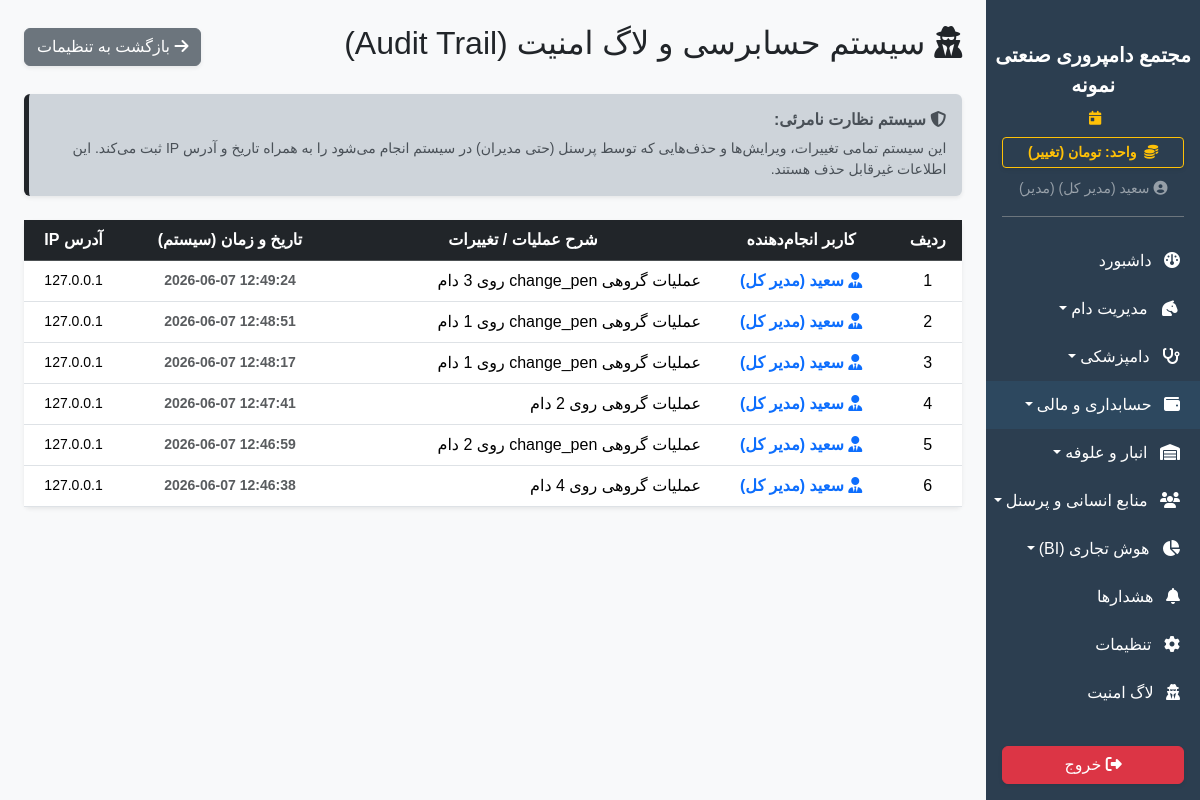
Before: /audit_logs (signed in) with the older database file.
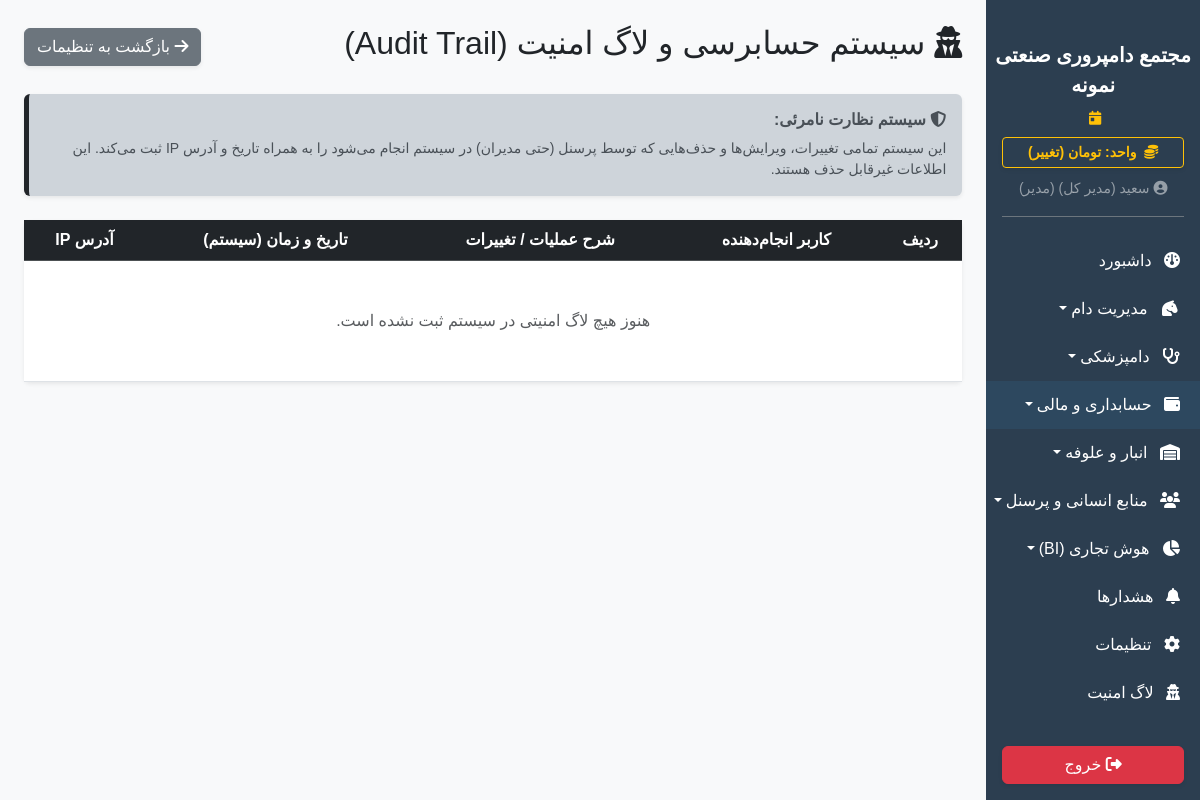
After: the same page with the newer database file.
### app/models.py (models this page shows)
class SystemSetting(db.Model):
    id = db.Column(db.Integer, primary_key=True)
    key = db.Column(db.String(50), unique=True, nullable=False)
    value = db.Column(db.String(255), nullable=False)
    description = db.Column(db.String(255), nullable=True)

class User(UserMixin, db.Model):
    id = db.Column(db.Integer, primary_key=True)
    username = db.Column(db.String(50), unique=True, nullable=False)
    password_hash = db.Column(db.String(255), nullable=False)
    name = db.Column(db.String(100), nullable=False)
    role = db.Column(db.String(20), default='کارگر') # مدیر، دامپزشک، حسابدار، کارگر
    can_view_livestock = db.Column(db.Boolean, default=False)
    can_view_finance = db.Column(db.Boolean, default=False)
    can_view_inventory = db.Column(db.Boolean, default=False)
    can_view_hr = db.Column(db.Boolean, default=False)
    can_view_reports = db.Column(db.Boolean, default=False)
    can_view_settings = db.Column(db.Boolean, default=False)

class AuditLog(db.Model):
    id = db.Column(db.Integer, primary_key=True)
    user_name = db.Column(db.String(100), nullable=False) # چه کسی؟
    action = db.Column(db.String(255), nullable=False) # چه کاری کرد؟ (مثلا: ویرایش وزن پلاک 1024)
    timestamp = db.Column(db.DateTime, default=datetime.utcnow) # چه زمانی؟
    ip_address = db.Column(db.String(50), nullable=True)

### app/blueprints/dashboard.py (the view)
@dashboard_bp.route('/audit_logs')
@login_required
def audit_logs():
    from app.models import AuditLog
    if not current_user.can_view_settings and current_user.role != 'مدیر':
        return redirect(url_for('dashboard.index'))
    target = request.args.get('filter_target')
    query = AuditLog.query
    if target:
        query = query.filter(AuditLog.action.ilike(f"%{target}%"))
    logs = query.order_by(AuditLog.timestamp.desc()).limit(200).all()
    return render_template('dashboard/audit.html', logs=logs)

### app/__init__.py (called while the page is built)
def get_system_setting(key, default):
    from app.models import SystemSetting
    s = SystemSetting.query.filter_by(key=key).first()
    return s.value if s else default

### app/blueprints/dashboard.py (called while the page is built)
@dashboard_bp.app_context_processor
def inject_settings():
    try:
        all_settings = {s.key: s.value for s in SystemSetting.query.all()}
    except:
        all_settings = {}
    return dict(system_settings=all_settings)

### app/templates/dashboard/audit.html
{% extends 'base.html' %}
{% block content %}
<div class="d-flex justify-content-between align-items-center mb-4">
    <h2><i class="fa-solid fa-user-secret text-dark"></i> سیستم حسابرسی و لاگ امنیت (Audit Trail)</h2>
    <a href="{{ url_for('dashboard.settings') }}" class="btn btn-secondary shadow-sm"><i class="fa-solid fa-arrow-right"></i> بازگشت به تنظیمات</a>
</div>
<div class="alert alert-dark border-0 shadow-sm mb-4 border-end border-dark border-5">
    <h6 class="fw-bold"><i class="fa-solid fa-shield-halved"></i> سیستم نظارت نامرئی:</h6>
    <p class="mb-0 small">این سیستم تمامی تغییرات، ویرایش‌ها و حذف‌هایی که توسط پرسنل (حتی مدیران) در سیستم انجام می‌شود را به همراه تاریخ و آدرس IP ثبت می‌کند. این اطلاعات غیرقابل حذف هستند.</p>
</div>
<div class="card border-0 shadow-sm">
    <div class="card-body p-0">
        <div class="table-responsive" style="max-height: 600px; overflow-y: auto;">
            <table class="table table-hover align-middle text-center mb-0">
                <thead class="table-dark" style="position: sticky; top: 0; z-index: 1;">
                    <tr>
                        <th>ردیف</th>
                        <th>کاربر انجام‌دهنده</th>
                        <th>شرح عملیات / تغییرات</th>
                        <th>تاریخ و زمان (سیستم)</th>
                        <th>آدرس IP</th>
                    </tr>
                </thead>
                <tbody>
                    {% for log in logs %}
                    <tr>
                        <td>{{ loop.index }}</td>
                        <td class="fw-bold text-primary"><i class="fa-solid fa-user-tie"></i> {{ log.user_name }}</td>
                        <td class="text-start">{{ log.action }}</td>
                        <td dir="ltr" class="text-muted small fw-bold">{{ log.timestamp.strftime('%Y-%m-%d %H:%M:%S') }}</td>
                        <td dir="ltr" class="small">{{ log.ip_address or 'Localhost' }}</td>
                    </tr>
                    {% else %}
                    <tr><td colspan="5" class="text-center py-5 text-muted">هنوز هیچ لاگ امنیتی در سیستم ثبت نشده است.</td></tr>
                    {% endfor %}
                </tbody>
            </table>
        </div>
    </div>
</div>
{% endblock %}

### app/templates/base.html (shortened to what this page needs)
<!DOCTYPE html>
<html lang="fa" dir="rtl">
<head>
    <link href="https://cdn.jsdelivr.net/gh/rastikerdar/vazirmatn@v33.003/Vazirmatn-font-face.css" rel="stylesheet">
    <link rel="stylesheet" href="https://unpkg.com/persian-datepicker@1.2.0/dist/css/persian-datepicker.min.css">
    <link rel="stylesheet" href="https://cdn.jsdelivr.net/npm/bootstrap@5.3.2/dist/css/bootstrap.rtl.min.css">
    <link rel="stylesheet" href="https://cdnjs.cloudflare.com/ajax/libs/font-awesome/6.4.2/css/all.min.css">
    <link rel="stylesheet" href="{{ url_for('static', filename='css/style.css') }}">
</head>
<body>
    <div class="d-flex" id="wrapper">
        <div class="sidebar-bg d-flex flex-column" id="sidebar-wrapper">
            <div class="sidebar-heading text-center pt-3 pb-2 text-white">
                <div class="fs-5 fw-bold">{{ system_settings.get('farm_name', 'دامداری من') }}</div>
            </div>
            <div class="text-center text-warning small mb-2 px-3">
                <i class="fa-solid fa-calendar-day me-1"></i>
            </div>
            <div class="px-3 mb-2">
                <a href="{{ url_for('dashboard.toggle_currency') }}" class="btn btn-sm btn-outline-warning w-100 fw-bold shadow-sm">
                    <i class="fa-solid fa-coins me-1"></i> واحد: {{ get_system_currency_from_settings() }} (تغییر)
                </a>
            </div>
            <div class="text-center text-white-50 mb-3 pb-3 border-bottom border-secondary mx-3">
                <small><i class="fa-solid fa-circle-user"></i> {% if current_user.is_authenticated %}{{ current_user.name }} ({{ current_user.role }}){% endif %}</small>
            </div>
            <div class="list-group list-group-flush my-1" id="sidebar-accordion" style="overflow-y: auto;">
                <a href="{{ url_for('dashboard.index') }}" class="list-group-item list-group-item-action bg-transparent text-white "><i class="fa-solid fa-gauge me-2"></i> داشبورد</a>
                {% if current_user.is_authenticated %}
                    {% if current_user.can_view_livestock %}
                    <a href="#livestockSubmenu" data-bs-toggle="collapse" class="list-group-item list-group-item-action bg-transparent text-white dropdown-toggle {% if request.blueprint == 'livestock' %}active-sidebar-link{% endif %}"><i class="fa-solid fa-horse-head me-2"></i> مدیریت دام</a>
                    {% if current_user.role in ['مدیر', 'دامپزشک'] %}
                    <a href="#vetSubmenu" data-bs-toggle="collapse" class="list-group-item list-group-item-action bg-transparent text-white dropdown-toggle"><i class="fa-solid fa-stethoscope me-2"></i> دامپزشکی</a>
                    {% endif %}
                    {% endif %}
                    {% if current_user.can_view_finance %}
                    <a href="#financeSubmenu" data-bs-toggle="collapse" class="list-group-item list-group-item-action bg-transparent text-white dropdown-toggle finance-menu-item " ><i class="fa-solid fa-wallet me-2"></i> حسابداری و مالی</a>
                    {% endif %}
                    {% if current_user.can_view_inventory or current_user.role == 'مدیر' %}
                    <a href="#inventorySubmenu" data-bs-toggle="collapse" class="list-group-item list-group-item-action bg-transparent text-white dropdown-toggle {% if request.blueprint == 'inventory' %}active-sidebar-link{% endif %}"><i class="fa-solid fa-warehouse me-2"></i> انبار و علوفه</a>
                    {% endif %}
                    {% if current_user.can_view_hr or current_user.role == 'مدیر' %}
                    <a href="#hrSubmenu" data-bs-toggle="collapse" class="list-group-item list-group-item-action bg-transparent text-white dropdown-toggle {% if request.blueprint == 'hr' %}active-sidebar-link{% endif %}"><i class="fa-solid fa-users me-2"></i> منابع انسانی و پرسنل</a>
                    {% endif %}
                    {% if current_user.can_view_reports or current_user.role == 'مدیر' %}
                    <a href="#biSubmenu" data-bs-toggle="collapse" class="list-group-item list-group-item-action bg-transparent text-white dropdown-toggle {% if request.blueprint == 'reports' %}active-sidebar-link{% endif %}"><i class="fa-solid fa-chart-pie me-2"></i> هوش تجاری (BI)</a>
                    {% endif %}
                    {% if current_user.role != 'کارگر' %}
                    <a href="{{ url_for('dashboard.warnings') }}" class="list-group-item list-group-item-action bg-transparent text-white">
                    <i class="fa-solid fa-bell me-2"></i> هشدارها
                    </a>
                    {% endif %}
                    {% if current_user.can_view_settings or current_user.role == 'مدیر' %}
                    <a href="{{ url_for('dashboard.settings') }}" class="list-group-item list-group-item-action bg-transparent text-white"><i class="fa-solid fa-gear me-2"></i> تنظیمات</a>
                    {% endif %}
                    <a href="{{ url_for('dashboard.audit_logs') }}" class="list-group-item list-group-item-action bg-transparent text-white"><i class="fa-solid fa-user-secret me-2"></i> لاگ امنیت </a>
                    {% endif %}
            </div>
            <div class="mt-auto p-3 w-100">
                <a href="{{ url_for('auth.logout') }}" class="btn btn-danger w-100 shadow-sm"><i class="fa-solid fa-right-from-bracket"></i> خروج</a>
            </div>
        </div>
        <div id="page-content-wrapper" class="w-100 bg-light" style="overflow-x: hidden;">
            <div class="container-fluid p-4">{% block content %}{% endblock %}</div>
        </div>
    </div>
</body>
</html>

### app/static/css/style.css (style rules this page uses)
body { font-family: 'Vazirmatn', sans-serif !important; background-color: #f8f9fa; }
#sidebar-wrapper { height: 100vh; position: sticky; top: 0; overflow-y: auto; width: 260px; background-color: #2c3e50; transition: margin .3s ease-out, transform .3s ease-out; }
#sidebar-wrapper .list-group-item { border: none; padding: 12px 20px; transition: all 0.3s; }
#page-content-wrapper { min-width: 0; width: 100%; }
.table-responsive { overflow-x: auto; overflow-y: visible !important; }

### app/templates/base.html (style rules this page uses)
.finance-menu-item { background-color: rgba(52, 152, 219, 0.1) !important; border-bottom: 1px solid rgba(255,255,255,0.05); }

Changed rows visible on the page:
removed AuditLog: user_name "سعید (مدیر کل)", action "عملیات گروهی change_pen روی 3 دام", timestamp "2026-06-07 12:49:24", ip_address "127.0.0.1"
removed AuditLog: user_name "سعید (مدیر کل)", action "عملیات گروهی change_pen روی 1 دام", timestamp "2026-06-07 12:48:51", ip_address "127.0.0.1"
removed AuditLog: user_name "سعید (مدیر کل)", action "عملیات گروهی change_pen روی 1 دام", timestamp "2026-06-07 12:48:17", ip_address "127.0.0.1"
removed AuditLog: user_name "سعید (مدیر کل)", action "عملیات گروهی روی 2 دام", timestamp "2026-06-07 12:47:41", ip_address "127.0.0.1"
removed AuditLog: user_name "سعید (مدیر کل)", action "عملیات گروهی change_pen روی 2 دام", timestamp "2026-06-07 12:46:59", ip_address "127.0.0.1"
removed AuditLog: user_name "سعید (مدیر کل)", action "عملیات گروهی روی 4 دام", timestamp "2026-06-07 12:46:38", ip_address "127.0.0.1"
Other visible differences:
text now shown: "هنوز هیچ لاگ امنیتی در سیستم ثبت نشده است."
